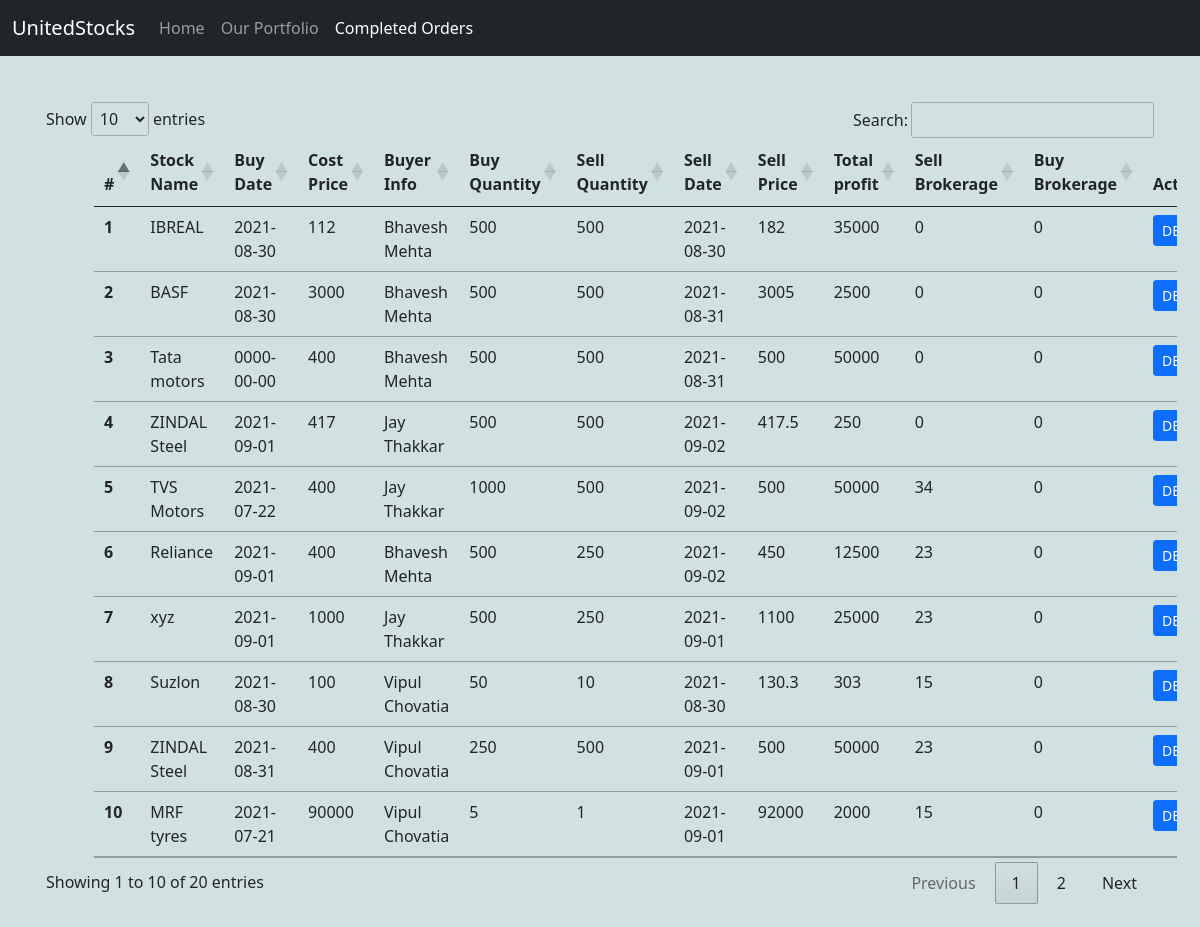
The app's page /CompletedOrders.php with its own data.
### tables this page shows
CREATE TABLE `soldlist` (
  `id` int(11) NOT NULL,
  `Stock Name` varchar(100) NOT NULL,
  `Buy Date` date NOT NULL,
  `Cost Price` double NOT NULL,
  `Buyer Info` varchar(100) NOT NULL,
  `Buy Quantity` int(10) NOT NULL,
  `Sell Quantity` int(10) NOT NULL,
  `Sell Date` date NOT NULL,
  `Sell Price` double NOT NULL,
  `Sell Brokerage` double NOT NULL,
  `Buy Brokerage` double NOT NULL,
  `Status` int(2) NOT NULL
);

### CompletedOrders.php (the view, shortened to what this page needs)
<?php
  include('conn.php');
?>
<!doctype html>
<html lang="en">
  <head>
    <link href="https://cdn.jsdelivr.net/npm/bootstrap@5.1.0/dist/css/bootstrap.min.css" rel="stylesheet">
    <link rel="stylesheet" href="//cdn.datatables.net/1.11.0/css/jquery.dataTables.min.css">
  </head>
  <body>
  <nav class="navbar navbar-expand-lg navbar-dark bg-dark">
        <div class="container-fluid">
            <a class="navbar-brand" href="#">UnitedStocks</a>
            <div class="collapse navbar-collapse" id="navbarNav">
            <ul class="navbar-nav">
                <li class="nav-item">
                <a class="nav-link" aria-current="page" href="index.php">Home</a>
                </li>
                <li class="nav-item">
                <a class="nav-link" href="Portfolio.php">Our Portfolio</a>
                </li>
                <li class="nav-item">
                <a class="nav-link active" href="CompletedOrders.php">Completed Orders</a>
                </li>
            </ul>
            </div>
        </div>
    </nav>
    <table class="table mx-5 mt-6" id="MyTable">
    <thead>
      <tr>
        <th scope="col">#</th>
        <th scope="col">Stock Name</th>
        <th scope="col">Buy Date</th>
        <th scope="col">Cost Price</th>
        <th scope="col">Buyer Info</th>
        <th scope="col">Buy Quantity</th>
        <th scope="col">Sell Quantity</th>
        <th scope="col">Sell Date</th>
        <th scope="col">Sell Price</th>
        <th scope="col">Total profit</th>
        <th scope="col">Sell Brokerage</th>
        <th scope="col">Buy Brokerage</th>
        <th scope="col">Action</th>
      </tr>
    </thead>
    <tbody>
      <?php
      $sql="SELECT * FROM soldlist WHERE Status='0'";
      $result=$conn->query($sql);
      if($result->num_rows>0){
          $id=1;
          while($row = $result->fetch_assoc()){
            $profit=$row['Sell Price'] - $row['Cost Price'];
      ?>
    <tr>
      <th scope="row"><?php echo $id?></th>
      <td><?php echo $row['Stock Name']; ?></td>
      <td><?php echo $row['Buy Date']; ?></td>
      <td><?php echo $row['Cost Price']; ?></td>
      <td><?php echo $row['Buyer Info']; ?></td>
      <td><?php echo $row['Buy Quantity']; ?></td>
      <td><?php echo $row['Sell Quantity']; ?></td>
      <td><?php echo $row['Sell Date']; ?></td>
      <td><?php echo $row['Sell Price']; ?></td>
      <td><?php echo $profit*$row['Sell Quantity']; ?></td>
      <td><?php echo $row['Sell Brokerage']; ?></td>
      <td><?php echo $row['Buy Brokerage']; ?></td>
      <td><a class="btn btn-primary btn-sm" href="CompletedOrders.php?did=<?php echo $row['id'];?>">DEL</a></td>
    </tr>
    <?php
        $id++;
        }
        }
    ?>
  </tbody>
</table>
  </body>
</html>

### CompletedOrders.php (style rules this page uses)
body { background:rgb(209, 224, 224); }
#MyTable { width:98% !important; }

### records on screen
soldlist: Stock Name "IBREAL", Buy Date "2021-08-30", Cost Price "112", Buyer Info "Bhavesh Mehta", Buy Quantity "500", Sell Quantity "500", Sell Date "2021-08-30", Sell Price "182", $profit*$row['Sell Quantity'] "35000", Sell Brokerage "0", Buy Brokerage "0"
soldlist: Stock Name "BASF", Buy Date "2021-08-30", Cost Price "3000", Buyer Info "Bhavesh Mehta", Buy Quantity "500", Sell Quantity "500", Sell Date "2021-08-31", Sell Price "3005", $profit*$row['Sell Quantity'] "2500", Sell Brokerage "0", Buy Brokerage "0"
soldlist: Stock Name "Tata motors", Buy Date "0000-00-00", Cost Price "400", Buyer Info "Bhavesh Mehta", Buy Quantity "500", Sell Quantity "500", Sell Date "2021-08-31", Sell Price "500", $profit*$row['Sell Quantity'] "50000", Sell Brokerage "0", Buy Brokerage "0"
soldlist: Stock Name "ZINDAL Steel", Buy Date "2021-09-01", Cost Price "417", Buyer Info "Jay Thakkar", Buy Quantity "500", Sell Quantity "500", Sell Date "2021-09-02", Sell Price "417.5", $profit*$row['Sell Quantity'] "250", Sell Brokerage "0", Buy Brokerage "0"
soldlist: Stock Name "TVS Motors", Buy Date "2021-07-22", Cost Price "400", Buyer Info "Jay Thakkar", Buy Quantity "1000", Sell Quantity "500", Sell Date "2021-09-02", Sell Price "500", $profit*$row['Sell Quantity'] "50000", Sell Brokerage "34", Buy Brokerage "0"
soldlist: Stock Name "Reliance", Buy Date "2021-09-01", Cost Price "400", Buyer Info "Bhavesh Mehta", Buy Quantity "500", Sell Quantity "250", Sell Date "2021-09-02", Sell Price "450", $profit*$row['Sell Quantity'] "12500", Sell Brokerage "23", Buy Brokerage "0"
soldlist: Stock Name "xyz", Buy Date "2021-09-01", Cost Price "1000", Buyer Info "Jay Thakkar", Buy Quantity "500", Sell Quantity "250", Sell Date "2021-09-01", Sell Price "1100", $profit*$row['Sell Quantity'] "25000", Sell Brokerage "23", Buy Brokerage "0"
soldlist: Stock Name "Suzlon", Buy Date "2021-08-30", Cost Price "100", Buyer Info "Vipul Chovatia", Buy Quantity "50", Sell Quantity "10", Sell Date "2021-08-30", Sell Price "130.3", $profit*$row['Sell Quantity'] "303", Sell Brokerage "15", Buy Brokerage "0"
soldlist: Stock Name "ZINDAL Steel", Buy Date "2021-08-31", Cost Price "400", Buyer Info "Vipul Chovatia", Buy Quantity "250", Sell Quantity "500", Sell Date "2021-09-01", Sell Price "500", $profit*$row['Sell Quantity'] "50000", Sell Brokerage "23", Buy Brokerage "0"
soldlist: Stock Name "MRF tyres", Buy Date "2021-07-21", Cost Price "90000", Buyer Info "Vipul Chovatia", Buy Quantity "5", Sell Quantity "1", Sell Date "2021-09-01", Sell Price "92000", $profit*$row['Sell Quantity'] "2000", Sell Brokerage "15", Buy Brokerage "0"
